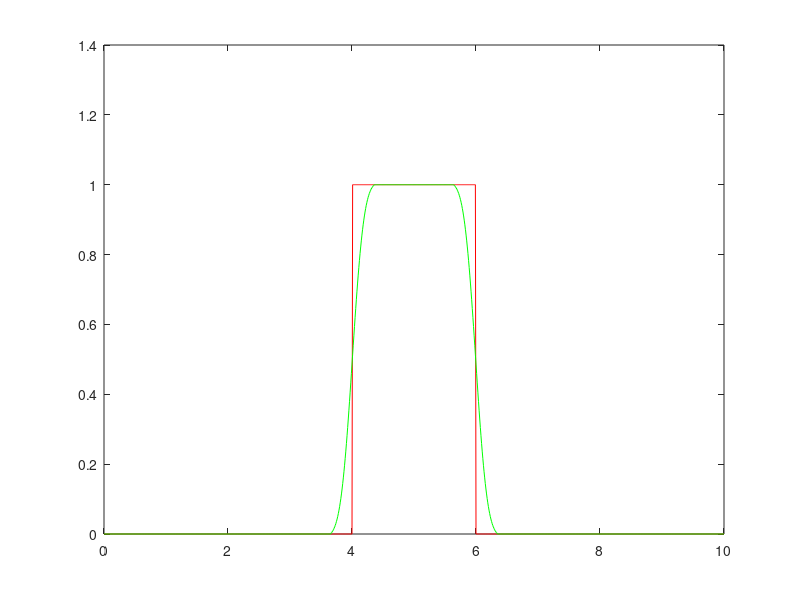

The MATLAB source for this figure:
%% filtracja dolno i gorno przepustowa 
close all; clear all; clc;
 
Fs=100;
t=0:(1/Fs):10;
x=1.0*(abs(t-5)<1);
N=35;
LP=ones(1,N)/N; %filtr jednorodny np dla trepazoew
odch=15;
LP=exp(-(-N:N).^2/(2*odch*odch)); %rozmycie gaussowskie
LP=LP/sum(LP(:)); %trzeba dodac do gaussowskiego
x_new=conv(x,LP,'same'); %tak samo jak konwolucja
plot(t,x,'r',t,x_new,'g');
 
